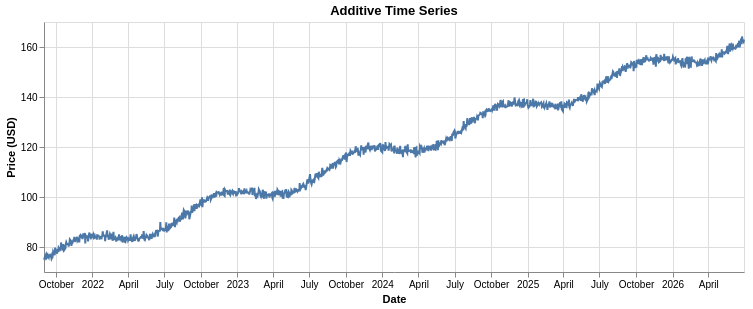

Here is the notebook cell this chart was saved with:
### Markdown cell above
## Decomposition models

A time series can be modeled as a combination of its components in two main ways.

### Additive model

The observed series is the **sum** of its components:

$$X(t) = T(t) + S(t) + N(t)$$

where

- $X(t)$ is the time series
- $T(t)$ is the trend
- $S(t)$ is the seasonality
- $N(t)$ is the noise

Additive models are used when the size of the seasonal swings and the noise **does not depend** on the level of the trend.

### Code cell
additive = trend + seasonal + noise

additive_df = pd.DataFrame({"Date": dates, "Value": additive})

alt.Chart(additive_df).mark_line().encode(
    x=alt.X("Date:T", title="Date"),
    y=alt.Y("Value:Q", title="Price (USD)", scale=alt.Scale(zero=False)),
    tooltip=[alt.Tooltip("Date:T"), alt.Tooltip("Value:Q", format=".2f")],
).properties(width=700, height=250, title="Additive Time Series")

### Figure 1 — Vega-Lite specification as saved in the notebook (floating-point values rounded to 4 significant figures; data arrays with more than 128 entries replaced by an {"elided": "..."} marker saying what was removed)
{"config": {"view": {"continuousWidth": 300, "continuousHeight": 300}}, "data": {"name": "data-93f8215c8be797bc51b76cadb6d1920d"}, "mark": {"type": "line"}, "encoding": {"tooltip": [{"field": "Date", "type": "temporal"}, {"field": "Value", "format": ".2f", "type": "quantitative"}], "x": {"field": "Date", "title": "Date", "type": "temporal"}, "y": {"field": "Value", "scale": {"zero": false}, "title": "Price (USD)", "type": "quantitative"}}, "height": 250, "title": "Additive Time Series", "width": 700, "$schema": "https://vega.github.io/schema/vega-lite/v6.4.1.json", "datasets": {"data-93f8215c8be797bc51b76cadb6d1920d": {"elided": "1260 records"}}}
